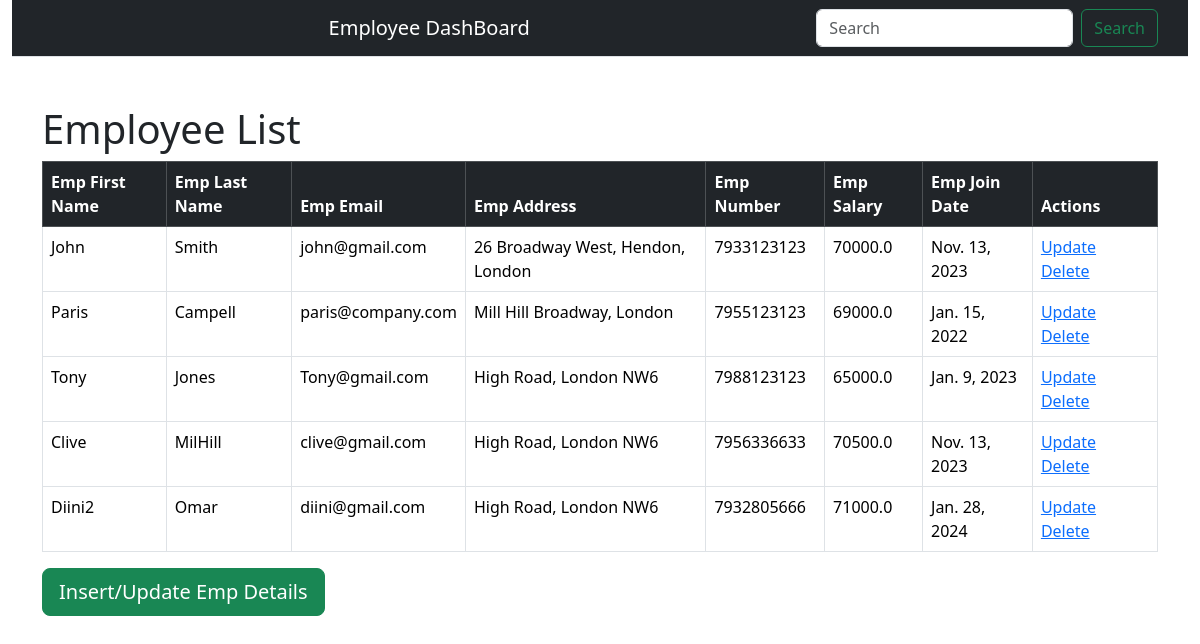
The page / on the database its author committed.
### testApp/models.py (models this page shows, shortened)
class Employee(models.Model):
    first_name = models.CharField(max_length=30)
    last_name =  models.CharField(max_length=30)
    Emp_email= models.EmailField()
    Emp_address= models.CharField(max_length=162)
    Emp_number= models.IntegerField()
    Emp_salary= models.FloatField()
    Emp_Join_Date= models.DateField()
    id = models.AutoField(primary_key=True)

### testApp/views.py (the view)
# urls.py: path('', views.EmployeeListView.as_view(), name='employee_list'),
class EmployeeListView(ListView):
    model= Employee

### templates/testApp/employee_list.html (shortened to what this page needs)
{% extends "testApp/base.html" %}
{% block body_block %}
<!DOCTYPE html>
<html lang="en">
<head>
</head>
<body>
    <div class="container mt-5">
        <h1>Employee List</h1>
        <table class="table table-bordered">
            <thead class="table-dark">
                <tr>
                    <th>Emp First Name</th>
                    <th>Emp Last Name</th>
                    <th>Emp Email</th>
                    <th>Emp Address</th>
                    <th>Emp Number</th>
                    <th>Emp Salary</th>
                    <th>Emp Join Date</th>
                    <th>Actions</th>
                </tr>
            </thead>
            <tbody>
                {% for Emp in employee_list %}
                <tr>
                    <td>{{ Emp.first_name }}</td>
                    <td>{{ Emp.last_name }}</td>
                    <td>{{ Emp.Emp_email }}</td>
                    <td>{{ Emp.Emp_address }}</td>
                    <td>{{ Emp.Emp_number }}</td>
                    <td>{{ Emp.Emp_salary }}</td>
                    <td>{{ Emp.Emp_Join_Date }}</td>
                    <td> <a href="/update/{{Emp.id}}">Update</a>
                    &nbsp; &nbsp; <a href="{% url 'delete' pk=Emp.id %}"> Delete </a></td>
                </tr>
                {% endfor %}
            </tbody>
        </table>
        <a href="/create" class="btn btn-success btn-lg" role="button"> Insert/Update Emp Details </a>
    </div>
</body>
</html>
{% endblock %}

### templates/testApp/base.html (shortened to what this page needs)
<!DOCTYPE html>
<html>
    <head>
        <link rel="stylesheet" href="">
        <link href="https://cdn.jsdelivr.net/npm/bootstrap@5.3.2/dist/css/bootstrap.min.css" rel="stylesheet"
>
    </head>
    <body>
        <div class="container-fluid" >
        <nav class="navbar navbar-expand-lg navbar-dark bg-dark border-bottom border-body">
        <div class="container">
              <a class="navbar-brand mx-auto"> Employee DashBoard </a>
              <form class="d-flex" role="search">
                <input class="form-control me-2" type="search" placeholder="Search" aria-label="Search">
                <button class="btn btn-outline-success" type="submit">Search</button>
            </form>
        </div>
        </nav>
    </div>
    </body>
     {% block  body_block %}{% endblock  %}
</html>

### rows shown on the page
Employee: first_name "John", last_name "Smith", Emp_email "john@gmail.com", Emp_address "26 Broadway West, Hendon, London", Emp_number "7933123123", Emp_salary "70000.0", Emp_Join_Date "Nov. 13, 2023"
Employee: first_name "Paris", last_name "Campell", Emp_email "paris@company.com", Emp_address "Mill Hill Broadway, London", Emp_number "7955123123", Emp_salary "69000.0", Emp_Join_Date "Jan. 15, 2022"
Employee: first_name "Tony", last_name "Jones", Emp_email "Tony@gmail.com", Emp_address "High Road, London NW6", Emp_number "7988123123", Emp_salary "65000.0", Emp_Join_Date "Jan. 9, 2023"
Employee: first_name "Clive", last_name "MilHill", Emp_email "clive@gmail.com", Emp_address "High Road, London NW6", Emp_number "7956336633", Emp_salary "70500.0", Emp_Join_Date "Nov. 13, 2023"
Employee: first_name "Diini2", last_name "Omar", Emp_email "diini@gmail.com", Emp_address "High Road, London NW6", Emp_number "7932805666", Emp_salary "71000.0", Emp_Join_Date "Jan. 28, 2024"
